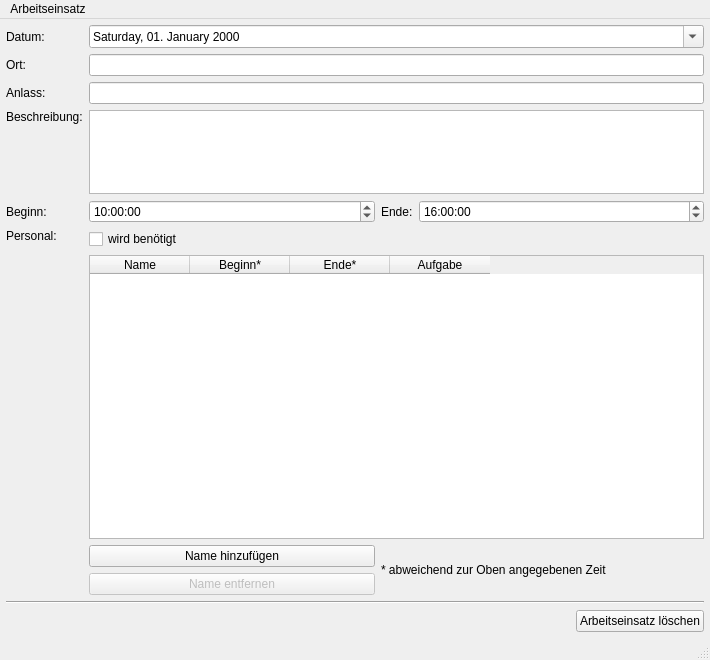
<?xml version="1.0" encoding="UTF-8"?>
<ui version="4.0">
 <class>ActivityWindow</class>
 <widget class="QMainWindow" name="ActivityWindow">
  <property name="geometry">
   <rect>
    <x>0</x>
    <y>0</y>
    <width>710</width>
    <height>660</height>
   </rect>
  </property>
  <property name="minimumSize">
   <size>
    <width>710</width>
    <height>660</height>
   </size>
  </property>
  <property name="windowTitle">
   <string>MainWindow</string>
  </property>
  <widget class="QWidget" name="centralwidget">
   <layout class="QGridLayout" name="gridLayout_3">
    <property name="leftMargin">
     <number>6</number>
    </property>
    <property name="topMargin">
     <number>6</number>
    </property>
    <property name="rightMargin">
     <number>6</number>
    </property>
    <property name="bottomMargin">
     <number>6</number>
    </property>
    <property name="spacing">
     <number>6</number>
    </property>
    <item row="0" column="0">
     <layout class="QGridLayout" name="gridLayout" rowstretch="0,0,0,1,0,0,1,0,0" columnstretch="0,1,0,1">
      <property name="leftMargin">
       <number>0</number>
      </property>
      <property name="topMargin">
       <number>0</number>
      </property>
      <property name="rightMargin">
       <number>0</number>
      </property>
      <property name="bottomMargin">
       <number>0</number>
      </property>
      <property name="spacing">
       <number>6</number>
      </property>
      <item row="6" column="1" colspan="3">
       <widget class="QTableWidget" name="tablePersonen">
        <property name="statusTip">
         <string>Tf, Tb, Zf, Service, Begleiter, Buero, Werkstatt, ZugVorbereiten, Sonstiges</string>
        </property>
        <property name="sortingEnabled">
         <bool>true</bool>
        </property>
        <attribute name="horizontalHeaderShowSortIndicator" stdset="0">
         <bool>true</bool>
        </attribute>
        <column>
         <property name="text">
          <string>Name</string>
         </property>
        </column>
        <column>
         <property name="text">
          <string>Beginn*</string>
         </property>
        </column>
        <column>
         <property name="text">
          <string>Ende*</string>
         </property>
        </column>
        <column>
         <property name="text">
          <string>Aufgabe</string>
         </property>
         <property name="toolTip">
          <string>Tf, Tb, Zf, Service, Begleiter, Buero, Werkstatt, ZugVorbereiten, Sonstiges</string>
         </property>
        </column>
       </widget>
      </item>
      <item row="5" column="0" rowspan="2">
       <widget class="QLabel" name="label_7">
        <property name="text">
         <string>Personal:</string>
        </property>
        <property name="alignment">
         <set>Qt::AlignLeading|Qt::AlignLeft|Qt::AlignTop</set>
        </property>
       </widget>
      </item>
      <item row="0" column="0">
       <widget class="QLabel" name="label">
        <property name="text">
         <string>Datum:</string>
        </property>
       </widget>
      </item>
      <item row="0" column="1" colspan="3">
       <widget class="QDateEdit" name="dateDatum">
        <property name="displayFormat">
         <string>dddd, dd. MMMM yyyy</string>
        </property>
        <property name="calendarPopup">
         <bool>true</bool>
        </property>
       </widget>
      </item>
      <item row="1" column="0">
       <widget class="QLabel" name="label_2">
        <property name="text">
         <string>Ort:</string>
        </property>
       </widget>
      </item>
      <item row="1" column="1" colspan="3">
       <widget class="QLineEdit" name="lineOrt"/>
      </item>
      <item row="2" column="0">
       <widget class="QLabel" name="label_3">
        <property name="text">
         <string>Anlass:</string>
        </property>
       </widget>
      </item>
      <item row="4" column="1">
       <widget class="QTimeEdit" name="timeBeginn">
        <property name="time">
         <time>
          <hour>10</hour>
          <minute>0</minute>
          <second>0</second>
         </time>
        </property>
       </widget>
      </item>
      <item row="4" column="2">
       <widget class="QLabel" name="label_6">
        <property name="text">
         <string>Ende:</string>
        </property>
       </widget>
      </item>
      <item row="3" column="0">
       <widget class="QLabel" name="label_4">
        <property name="text">
         <string>Beschreibung:</string>
        </property>
        <property name="alignment">
         <set>Qt::AlignLeading|Qt::AlignLeft|Qt::AlignTop</set>
        </property>
       </widget>
      </item>
      <item row="4" column="0">
       <widget class="QLabel" name="label_5">
        <property name="text">
         <string>Beginn:</string>
        </property>
       </widget>
      </item>
      <item row="4" column="3">
       <widget class="QTimeEdit" name="timeEnde">
        <property name="time">
         <time>
          <hour>16</hour>
          <minute>0</minute>
          <second>0</second>
         </time>
        </property>
       </widget>
      </item>
      <item row="3" column="1" colspan="3">
       <widget class="QPlainTextEdit" name="plainBeschreibung">
        <property name="sizePolicy">
         <sizepolicy hsizetype="Expanding" vsizetype="MinimumExpanding">
          <horstretch>0</horstretch>
          <verstretch>0</verstretch>
         </sizepolicy>
        </property>
        <property name="minimumSize">
         <size>
          <width>0</width>
          <height>42</height>
         </size>
        </property>
        <property name="maximumSize">
         <size>
          <width>16777215</width>
          <height>84</height>
         </size>
        </property>
        <property name="sizeAdjustPolicy">
         <enum>QAbstractScrollArea::AdjustToContentsOnFirstShow</enum>
        </property>
       </widget>
      </item>
      <item row="5" column="1" colspan="3">
       <widget class="QCheckBox" name="checkBoxBenoetigt">
        <property name="text">
         <string>wird benötigt</string>
        </property>
       </widget>
      </item>
      <item row="8" column="1">
       <widget class="QPushButton" name="buttonRemove">
        <property name="enabled">
         <bool>false</bool>
        </property>
        <property name="text">
         <string>Name entfernen</string>
        </property>
       </widget>
      </item>
      <item row="7" column="1">
       <widget class="QPushButton" name="buttonInsert">
        <property name="text">
         <string>Name hinzufügen</string>
        </property>
       </widget>
      </item>
      <item row="7" column="2" rowspan="2" colspan="2">
       <widget class="QLabel" name="label_8">
        <property name="text">
         <string>* abweichend zur Oben angegebenen Zeit</string>
        </property>
       </widget>
      </item>
      <item row="2" column="1" colspan="3">
       <widget class="QLineEdit" name="lineAnlass"/>
      </item>
     </layout>
    </item>
    <item row="2" column="0">
     <layout class="QGridLayout" name="gridLayout_2">
      <property name="leftMargin">
       <number>0</number>
      </property>
      <property name="topMargin">
       <number>0</number>
      </property>
      <property name="rightMargin">
       <number>0</number>
      </property>
      <property name="bottomMargin">
       <number>0</number>
      </property>
      <property name="spacing">
       <number>6</number>
      </property>
      <item row="0" column="0">
       <spacer name="horizontalSpacer">
        <property name="orientation">
         <enum>Qt::Horizontal</enum>
        </property>
        <property name="sizeHint" stdset="0">
         <size>
          <width>338</width>
          <height>20</height>
         </size>
        </property>
       </spacer>
      </item>
      <item row="0" column="1">
       <widget class="QPushButton" name="buttonDelete">
        <property name="text">
         <string>Arbeitseinsatz löschen</string>
        </property>
       </widget>
      </item>
     </layout>
    </item>
    <item row="1" column="0">
     <widget class="Line" name="line">
      <property name="orientation">
       <enum>Qt::Horizontal</enum>
      </property>
     </widget>
    </item>
   </layout>
  </widget>
  <widget class="QMenuBar" name="menubar">
   <property name="geometry">
    <rect>
     <x>0</x>
     <y>0</y>
     <width>710</width>
     <height>22</height>
    </rect>
   </property>
   <widget class="QMenu" name="menuArbeitseinsatz">
    <property name="title">
     <string>Arbeitseinsatz</string>
    </property>
    <addaction name="actionClose"/>
    <addaction name="separator"/>
    <addaction name="actionDelete"/>
    <addaction name="separator"/>
    <addaction name="actionPdf"/>
    <addaction name="actionPrint"/>
   </widget>
   <addaction name="menuArbeitseinsatz"/>
  </widget>
  <widget class="QStatusBar" name="statusbar"/>
  <action name="actionClose">
   <property name="text">
    <string>Schließen</string>
   </property>
   <property name="shortcut">
    <string>Ctrl+W</string>
   </property>
  </action>
  <action name="actionDelete">
   <property name="text">
    <string>Löschen</string>
   </property>
   <property name="shortcut">
    <string>Ctrl+Backspace</string>
   </property>
  </action>
  <action name="actionPdf">
   <property name="text">
    <string>Als PDF sichern …</string>
   </property>
   <property name="shortcut">
    <string>Ctrl+Shift+P</string>
   </property>
  </action>
  <action name="actionPrint">
   <property name="text">
    <string>Drucken …</string>
   </property>
   <property name="shortcut">
    <string>Ctrl+P</string>
   </property>
  </action>
 </widget>
 <tabstops>
  <tabstop>dateDatum</tabstop>
  <tabstop>lineOrt</tabstop>
  <tabstop>plainBeschreibung</tabstop>
  <tabstop>timeBeginn</tabstop>
  <tabstop>timeEnde</tabstop>
  <tabstop>checkBoxBenoetigt</tabstop>
  <tabstop>tablePersonen</tabstop>
  <tabstop>buttonInsert</tabstop>
  <tabstop>buttonRemove</tabstop>
  <tabstop>buttonDelete</tabstop>
 </tabstops>
 <resources/>
 <connections>
  <connection>
   <sender>actionClose</sender>
   <signal>triggered()</signal>
   <receiver>ActivityWindow</receiver>
   <slot>close()</slot>
   <hints>
    <hint type="sourcelabel">
     <x>-1</x>
     <y>-1</y>
    </hint>
    <hint type="destinationlabel">
     <x>462</x>
     <y>355</y>
    </hint>
   </hints>
  </connection>
 </connections>
</ui>
